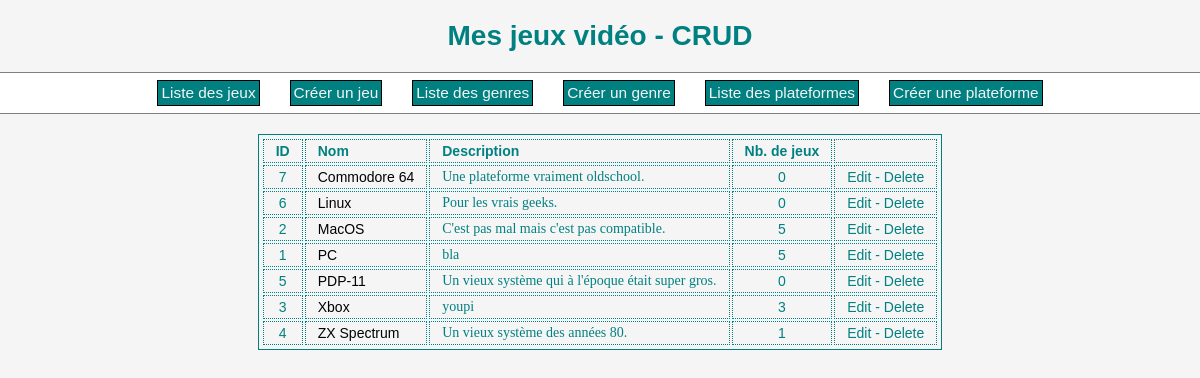
Screenshot of /listplatforms.php with the database file from the repository.
### tables this page shows
CREATE TABLE `plateformes` (
  `plateformes_ID` tinyint(3) UNSIGNED NOT NULL,
  `plateformes_name` varchar(80) NOT NULL,
  `plateformes_description` text NOT NULL
);

### listplatforms.php (the view, shortened to what this page needs)
<!DOCTYPE html>
<html lang="fr">
<head>
	<link rel="stylesheet" href="style.css">
</head>
<body>
	<?php
		require_once("dbinit.php");
		require_once("menu.php");
		$sortField = "plateformes_name";
		$requete = "SELECT * FROM plateformes
			ORDER BY " . $sortField . " ASC";
		$result = $pdo->query($requete);
		echo "<form method=\"POST\" action=\"\">" . PHP_EOL;
		echo "<table class=\"gamelist\">" . PHP_EOL;
		echo "<tr>" . PHP_EOL;
		echo "<th class=\"id\" id=\"headerID\">ID</th>" . PHP_EOL;
		echo "<th class=\"name\" id=\"headerName\">Nom</th>" . PHP_EOL;
		echo "<th class=\"desc\">Description</th>" . PHP_EOL;
		echo "<th class=\"id\" id=\"headerNbJeux\">Nb. de jeux</th>" . PHP_EOL;
		echo "<th></th>" . PHP_EOL;
		echo "</tr>" . PHP_EOL;
		while ($row = $result->fetch()) {
		    echo "<tr>" . PHP_EOL;
		    echo "<td class=\"id\">" . $row["plateformes_ID"] . "</td>" . PHP_EOL;
		    echo "<td class=\"name\">" . $row["plateformes_name"] . "</td>" . PHP_EOL;
		    echo "<td class=\"desc\">" . $row["plateformes_description"] . "</td>" . PHP_EOL;
		    echo "<td class=\"id\">";
		    $requete2 = "SELECT games_plateformes_games_ID FROM games_plateformes WHERE games_plateformes_plateformes_ID = " . $row["plateformes_ID"] . ";";
		    $result2 = $pdo->query($requete2);
		    echo $result2->rowCount();
		    echo "</td>" . PHP_EOL;
		    echo "<td class=\"id\"><a href=\"editplatform.php?ID=" . $row["plateformes_ID"] . "\">Edit</a> - ";
		    echo "<a href=\"deleteplatform.php?ID=" . $row["plateformes_ID"] . "\">Delete</a></td>" . PHP_EOL;
		    echo "</tr>" . PHP_EOL;
		}
		echo "</table>" . PHP_EOL;
		echo "</form>" . PHP_EOL;
	?>
</body>
</html>

### style.css (style rules this page uses)
* { box-sizing: border-box; margin: 0; padding: 0; }
body { background-color: whitesmoke; font-family: Tahoma, sans-serif; font-size: 14px; color: teal; display: flex; flex-direction: column; align-items: center; }
a { text-decoration: none; color: inherit; }
.gamelist { border: 1px solid teal; padding: 2px; margin: 20px 0px; }
.gamelist td, .gamelist th { border: 1px dotted teal; padding: 3px 12px; }
.gamelist .id { text-align: center; }
.gamelist .name { text-align: left; }
.gamelist td.name { color: black; }
.gamelist .desc { text-align: left; }
.gamelist td.desc { font-family: Georgia, serif; color: border-left: ; }

### rows the page displays
plateformes: plateformes_ID "7", plateformes_name "Commodore 64", plateformes_description "Une plateforme vraiment oldschool.", rowCount "0"
plateformes: plateformes_ID "6", plateformes_name "Linux", plateformes_description "Pour les vrais geeks.", rowCount "0"
plateformes: plateformes_ID "2", plateformes_name "MacOS", plateformes_description "C'est pas mal mais c'est pas compatible.", rowCount "5"
plateformes: plateformes_ID "1", plateformes_name "PC", plateformes_description "bla", rowCount "5"
plateformes: plateformes_ID "5", plateformes_name "PDP-11", plateformes_description "Un vieux système qui à l'époque était super gros.", rowCount "0"
plateformes: plateformes_ID "3", plateformes_name "Xbox", plateformes_description "youpi", rowCount "3"
plateformes: plateformes_ID "4", plateformes_name "ZX Spectrum", plateformes_description "Un vieux système des années 80.", rowCount "1"
